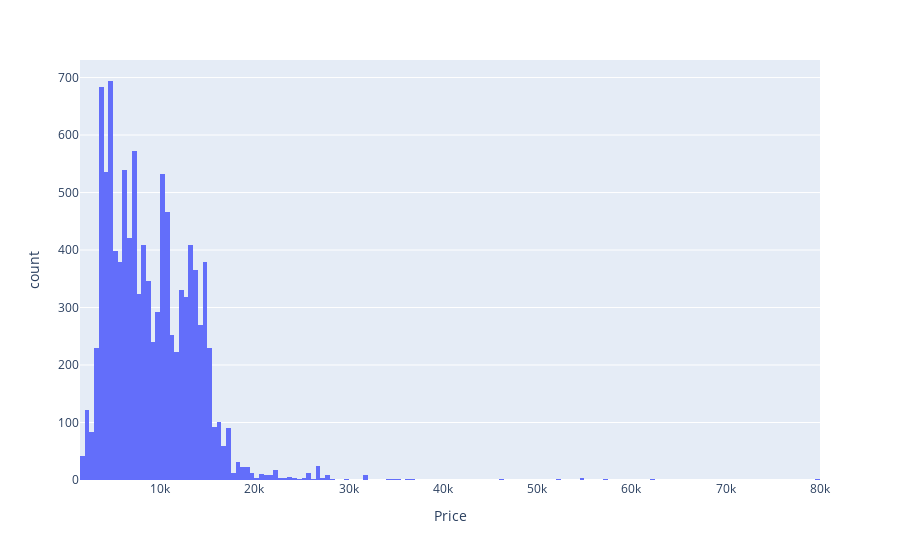

The notebook cell saved with this chart:
### Code cell
px.histogram(df,x=df['Price'])

### Figure 1 — Plotly figure (JSON) as saved in the notebook; plotly's stock layout.template omitted (floating-point values rounded to 4 significant figures; data arrays with more than 128 entries replaced by an {"elided": "..."} marker saying what was removed)
{"data": [{"alignmentgroup": "True", "bingroup": "x", "hovertemplate": "Price=%{x}<br>count=%{y}<extra></extra>", "legendgroup": "", "marker": {"color": "#636efa", "pattern": {"shape": ""}}, "name": "", "offsetgroup": "", "orientation": "v", "showlegend": false, "type": "histogram", "x": {"elided": "10682 int values"}, "xaxis": "x", "yaxis": "y"}], "layout": {"barmode": "relative", "legend": {"tracegroupgap": 0}, "margin": {"t": 60}, "xaxis": {"anchor": "y", "domain": [0, 1], "title": {"text": "Price"}}, "yaxis": {"anchor": "x", "domain": [0, 1], "title": {"text": "count"}}}}
